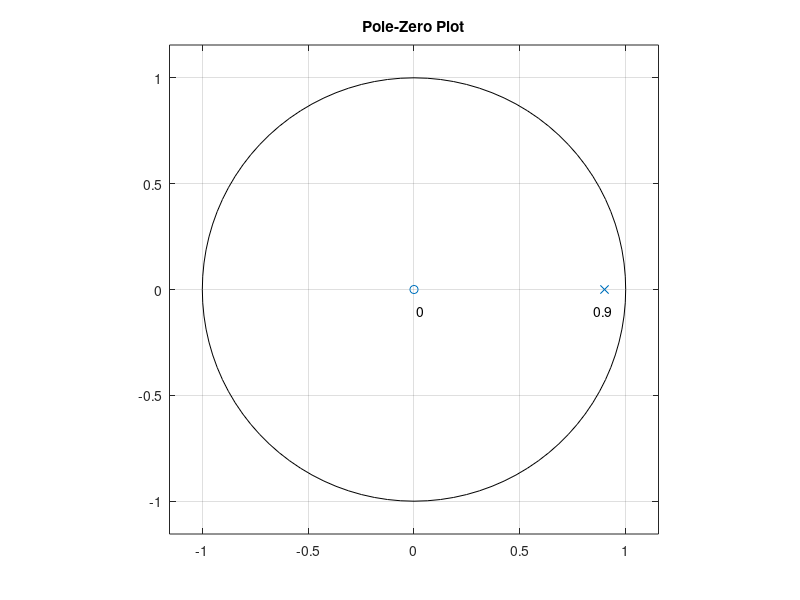
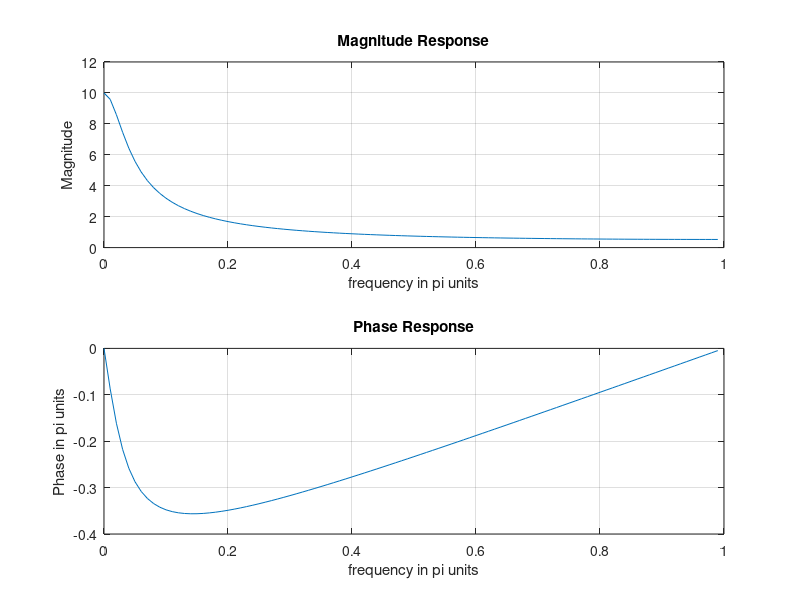
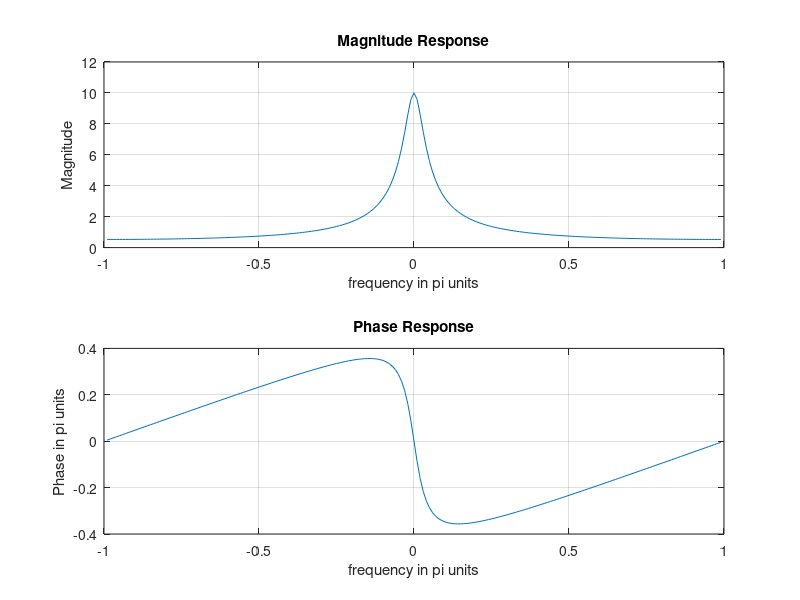

These charts were generated, in order, by the following MATLAB code: (Note: this script raises an error after producing the figures.)
% Chapter 4: Example 4.11:
clc
clear all
close all

%  zplane function:
b = [1,0]; a = [1, -0.9];

p = roots(a)
z = roots(b)
figure, zplane(b,a), title('Pole-Zero Plot');

text(0.85,-0.1,'0.9');text(0.01,-0.1,'0');

% note : a, b are row vectors, and we have to specify b=[1 0] because
% zplane assumes that scalars are zero or poles
%        z, p are column vectors

% build polynomial coefficients
a2 = poly(p)
b2 = poly(z)

%[ r , p , k ] = residuez(b,a)


% frequency response
[H,w] = freqz(b,a,100);
magH = abs(H); phaH = angle(H);
figure, subplot(2,1,1);plot(w/pi,magH);grid
xlabel('frequency in pi units'); ylabel('Magnitude');
title('Magnitude Response')
subplot(2,1,2);plot(w/pi,phaH/pi) ;grid
xlabel('frequency in pi units'); ylabel('Phase in pi units');
title('Phase Response')



w=[-flipud(w(2:end)); w];  % flipping the rows
H=[conj(flipud(H(2:end))); H];
magH = abs(H); phaH = angle(H);
figure, subplot(2,1,1);plot(w/pi,magH);grid
xlabel('frequency in pi units'); ylabel('Magnitude');
title('Magnitude Response')
subplot(2,1,2);plot(w/pi,phaH/pi) ;grid
xlabel('frequency in pi units'); ylabel('Phase in pi units');
title('Phase Response')



% impulse response
[delta, n] = impseq(0,0,100);
h = filter(b,a,delta);
figure, subplot(2,1,1), plot(n,h), title('Impulse Response')


h_r = (0.9).^n.*stepseq(0,0,100);
subplot(2,1,2), plot(n,h_r), title('Computed Impulse Response')
